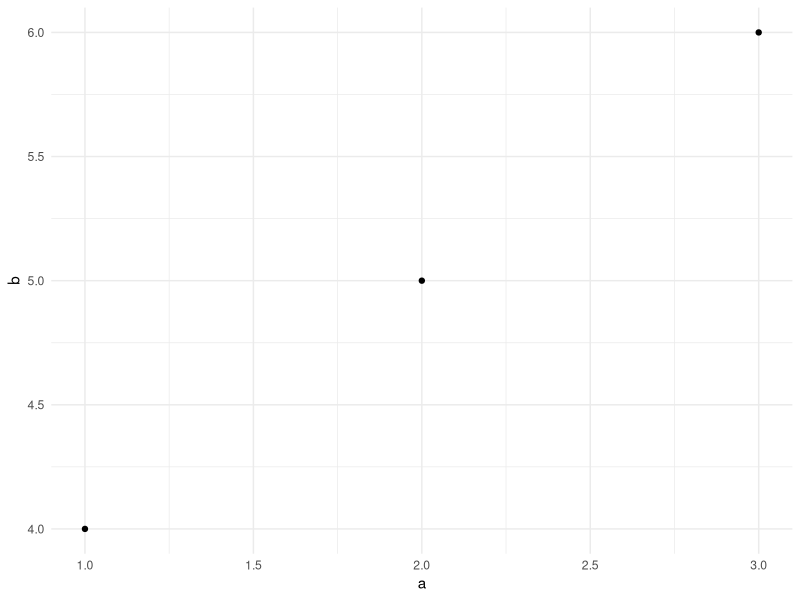

The R source for this figure:

a <- c(1,2,3)
b <- c(4,5,6)

c <- c("Male", "Female", "Male")
d <- c("Yes", "No", "Yes")

dat <- data.frame(a, b, c, d)

library(ggplot2)

#scatter plot of a vs b
fig2 <- ggplot(dat, aes(x = a, y = b)) +
  geom_point() +
  theme_minimal()

# save fig1
ggsave("fig1.png", fig2, width = 6, height = 4, dpi = 300)
